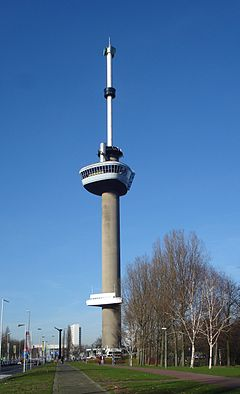
#> input picture images/Rotterdam_euromast.jpg, 240 x 394 px; its folder holds only this picture in this run
$ python ImageGetPixels.py   (older library calls are emulated)
#> lines starting #> are read from the running program, lines starting #| are printed output that depends on the picture
from PIL import Image, ImageOps
import glob
import numpy as np

# ####### IMAGE SCALLING #######


images = glob.glob("C:/Users/Kevin/Documents/GitHub/Project AI/Deeplearning-Project/images/*.jpg")
id = 0
pictures = []

# [11 lines of commented-out code are left out]

for image in images:
    id += 1
    img = Image.open(image).convert('LA')
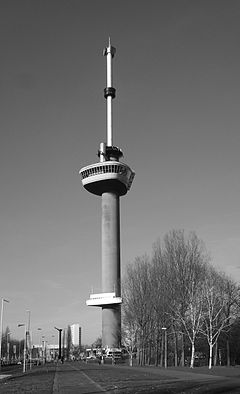
#> img: PIL image 240x394 LA; mean R, G, B, A 110.1, 110.1, 110.1, 255
    size = (100, 100)
    img_resized = ImageOps.fit(img, size, Image.ANTIALIAS)
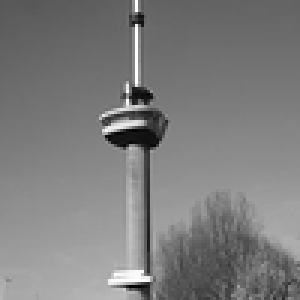
#> img_resized: PIL image 100x100 LA (shown 3 times larger); mean R, G, B, A 124.9, 124.9, 124.9, 255

    #img.save('greyscale' + str(id) + '.png')
    pix_val = list(img_resized.getdata())
#> pix_val = 10000 pairs, first value 0 to 255, second value 255 to 255
    pix_val_flat = [x for sets in pix_val for x in sets]
#> pix_val_flat = 20000 values, max 255 at index 1, min 0 at index 19086, mean 190

    print(pix_val_flat)
#> (printed output is left out)
    #print(np.mean(img))
